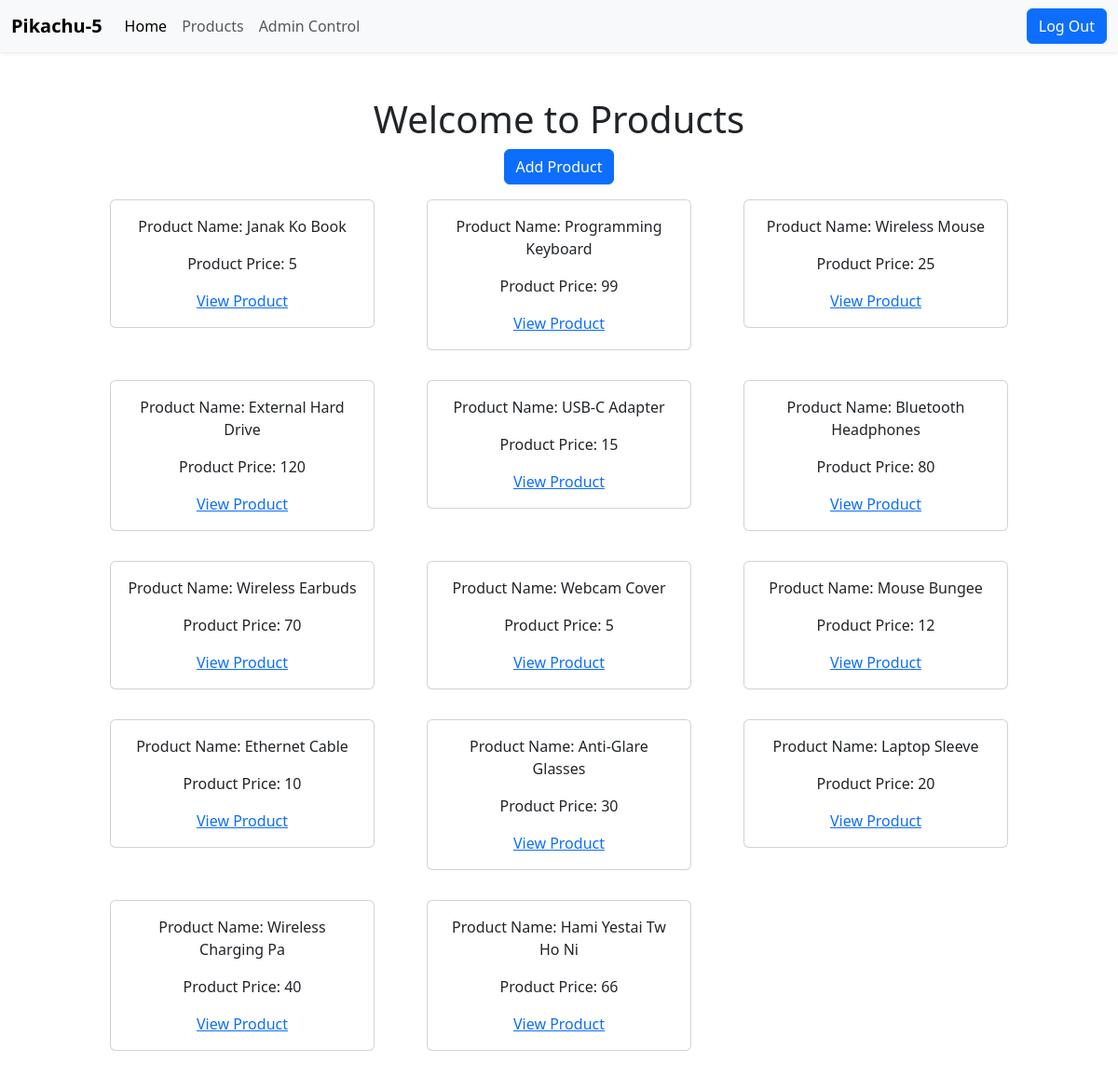
The page /products.php (signed in) on the database its author committed.
### tables this page shows
CREATE TABLE `products` (
  `id` int(11) NOT NULL,
  `name` varchar(20) NOT NULL,
  `price` varchar(20) NOT NULL,
  `status` varchar(20) NOT NULL DEFAULT 'visible'
);

### products.php (the view, shortened to what this page needs)
<?php
if (isset($_COOKIE['username'])) { ?>
<!DOCTYPE html>
<html lang="en">
<head>
      <?php include './styles/styles.php';?>
</head>
<body>
      <?php include './components/navbar.php';?>
      <div class="container d-flex-col justify-content-center text-center align-items-center p-5 m-6">
            <div class="container">
                  <h1 class="text-center">Welcome to Products</h1>
                  <a href='new-product.php' class="btn btn-primary">Add Product</a>
            </div>
            <div class="container">
                  <?php
                   include './db/db.php';
                  if (!$_GET) {
                        $query = "SELECT * FROM pikachu.products WHERE status='visible'";
                        $result = mysqli_query($conn, $query);
                              echo "<div class='container d-flex-row '>";
                              echo " <div class='row row-cols-3'>";
                              while ($row = mysqli_fetch_assoc($result)) {
                              echo "<div class='col'>";
                              echo "<div class='card m-3 p-3'>";
                              echo "<p>Product Name: ".$row['name']."</p>";
                              echo "<p>Product Price: ".$row['price']."</p>";
                              echo "<a href='products.php?product=".$row['id']."'>View Product</a>";
                              echo "</div>";
                             echo "</div>";
                              }
                              echo "</div>";
                              echo "</div>";
                  }
                  ?>
            </div>
      </div>
</body>
</html>
<?php } else {
      header('Location: ./index.php');
} ?>

### rows shown on the page
products: name "Janak Ko Book", price "5"
products: name "Programming Keyboard", price "99"
products: name "Wireless Mouse", price "25"
products: name "External Hard Drive", price "120"
products: name "USB-C Adapter", price "15"
products: name "Bluetooth Headphones", price "80"
products: name "Wireless Earbuds", price "70"
products: name "Webcam Cover", price "5"
products: name "Mouse Bungee", price "12"
products: name "Ethernet Cable", price "10"
products: name "Anti-Glare Glasses", price "30"
products: name "Laptop Sleeve", price "20"
products: name "Wireless Charging Pa", price "40"
products: name "Hami Yestai Tw Ho Ni", price "66"
